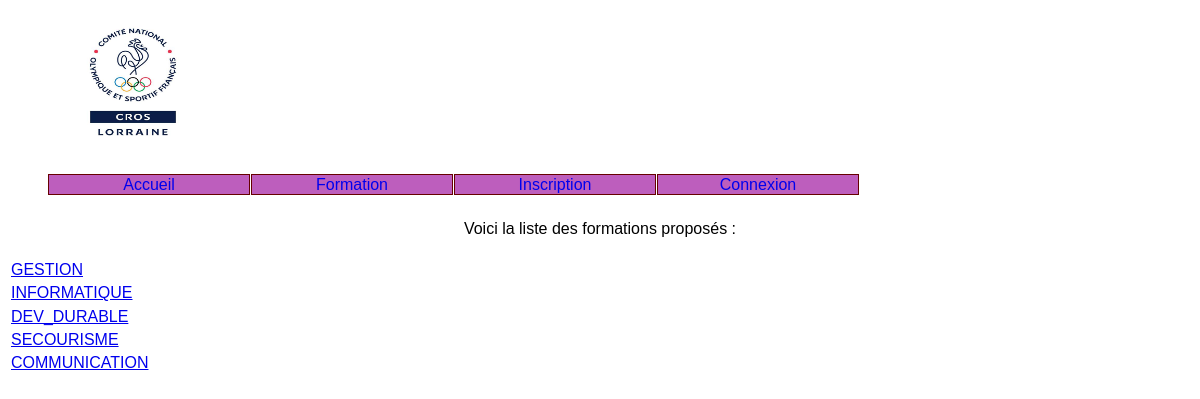
/index.php?uc=domaine, run on the app's committed database.
### tables this page shows
CREATE TABLE IF NOT EXISTS `domaine` (
  `ID_DOMAINE` smallint(1) NOT NULL,
  `NOM_DOMAINE` char(32) DEFAULT NULL,
  PRIMARY KEY (`ID_DOMAINE`)
);

### controleurs/c_domaine.php (called while the page is built)
<?php
	$domaine = $pdo->getLesDomaines();
	include("vues/v_domaine.php");
?>

### util/class.pdoForma.inc.php (called while the page is built, shortened)
<?php
class PdoForma
{
      	private static $serveur='mysql:host=127.0.0.1';
      	private static $bdd='dbname=bd_forma';
      	private static $user='root' ;
      	private static $mdp='' ;
		private static $monPdo;
		private static $monPdoForma = null;
	private function __construct()
	{
    		PdoForma::$monPdo = new PDO(PdoForma::$serveur.';'.PdoForma::$bdd, PdoForma::$user, PdoForma::$mdp);
			PdoForma::$monPdo->query("SET CHARACTER SET utf8");
			PdoForma::$monPdo->setAttribute(PDO::ATTR_ERRMODE, PDO::ERRMODE_EXCEPTION);
	}
	public  static function getPdoForma()
	{
		if(PdoForma::$monPdoForma == null)
		{
			PdoForma::$monPdoForma= new PdoForma();
		}
		return PdoForma::$monPdoForma;
	}
	public function getLesDomaines()
	{
		$req = "select * FROM domaine";
		$res = PdoForma::$monPdo->query($req);
		$lesLignes = $res->fetchAll();
		return $lesLignes;
	}
}
?>

### vues/v_domaine.php (the view, shortened to what this page needs)
<center>Voici la liste des formations proposés : </center>
<table>
	<?php
	for($i = 0; $i < count($domaine); $i++)
		{
			echo "<tr>";
				$idDomaine = $domaine[$i][0];
				?>
				<td> <a href=index.php?uc=formation&idDomaine=<?php echo $idDomaine ?>><?php echo $domaine[$i][1]?></a></td>
				<?php
			echo "</tr>";
		}
	?>
</table>

### vues/v_entete.php (shortened to what this page needs)
<!DOCTYPE HTML PUBLIC "-//W3C//DTD HTML 4.01 Transitional//EN"
"http://www.w3.org/TR/html4/loose.dtd">
<html lang="fr">
<head>
<link href="util/cssGeneral.css" rel="stylesheet" type="text/css">
</head>
<body >

### vues/v_bandeau.php (shortened to what this page needs)
<div id="bandeau">
<img src="images/logo-CROSL.jpg"	alt="CROSL" title="CROSL" width="250" height="150" />
</div>
<ul id="menu">
	<li><a href="index.php?uc=accueil"> Accueil </a></li>
	<li><a href="index.php?uc=domaine"> Formation </a></li>
	<?php
	if(!isset($_SESSION['connecter'])&&!isset($_SESSION['admin']))
	{
	?>
	<li><a href="index.php?uc=inscription"> Inscription</a></li>
	<li><a href="index.php?uc=connexion">Connexion </a></li>
	<?php
	}
	?>
</ul>

### index.php (shortened to what this page needs)
<?php
require_once("util/class.pdoForma.inc.php");
include("vues/v_entete.php") ;
include("vues/v_bandeau.php") ;
if(!isset($_REQUEST['uc']))
     $uc = 'accueil';
else
	$uc = $_REQUEST['uc'];
$pdo = PdoForma::getPdoForma();
switch($uc)
{
	case 'domaine' :
		{include("controleurs/c_domaine.php");break;}
}
?>

### util/cssGeneral.css (style rules this page uses)
html { font:normal 100%/1.2em "Trebuchet MS",Verdana,Helvetica,Arial,sans-serif; }
#menu { height: 1.8em ; }
#menu li { list-style-type: none; list-style-image:none; float: left ; text-align: center; width: 200px ; border: 1px solid #600 ; margin-right: 1px ; color: #FFFF00 ; background: #BD5EBD ; }
#menu li a , #categories li a { text-decoration:none; }

### data on the page
domaine: NOM_DOMAINE "GESTION"
domaine: NOM_DOMAINE "INFORMATIQUE"
domaine: NOM_DOMAINE "DEV_DURABLE"
domaine: NOM_DOMAINE "SECOURISME"
domaine: NOM_DOMAINE "COMMUNICATION"
